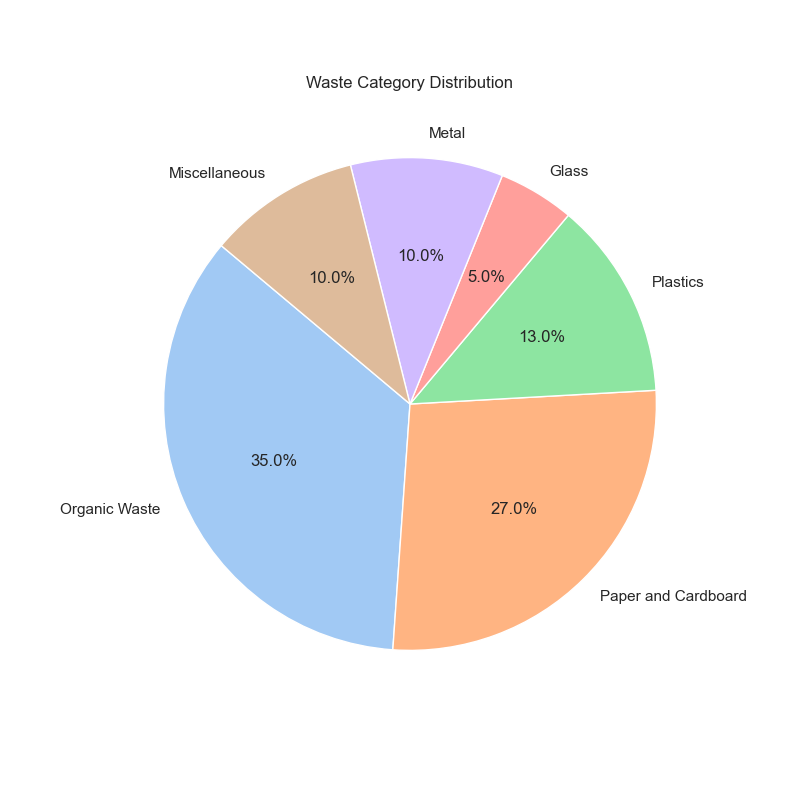

Recreate this plot in Python.

import matplotlib.pyplot as plt
import seaborn as sns

# Data
chart_data = [
    {'Category': 'Organic Waste', 'Percentage': 35}, 
    {'Category': 'Paper and Cardboard', 'Percentage': 27},
    {'Category': 'Plastics', 'Percentage': 13},
    {'Category': 'Glass', 'Percentage': 5},
    {'Category': 'Metal', 'Percentage': 10},
    {'Category': 'Miscellaneous', 'Percentage': 10}
]

# Extracting the categories and percentages for plotting
categories = [item['Category'] for item in chart_data]
percentages = [item['Percentage'] for item in chart_data]

# Seaborn color palette
colors = sns.color_palette('pastel', len(categories))

# Pie chart
plt.figure(figsize=(8, 8))  # Size of the figure
plt.pie(percentages, labels=categories, colors=colors, autopct='%.1f%%', startangle=140)

# Title and other visual improvements
plt.title('Waste Category Distribution')

# Show plot
plt.show()
